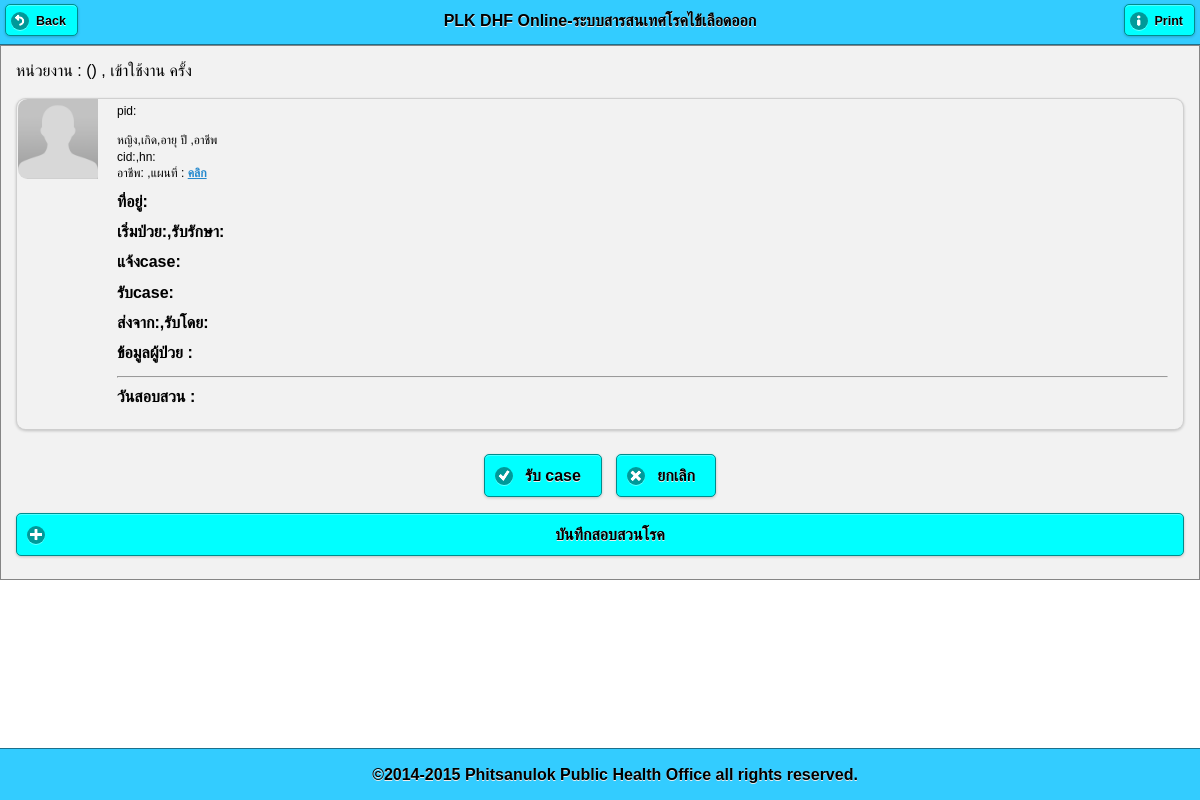
/pt_info.php, run on an earlier commit of the app's database.
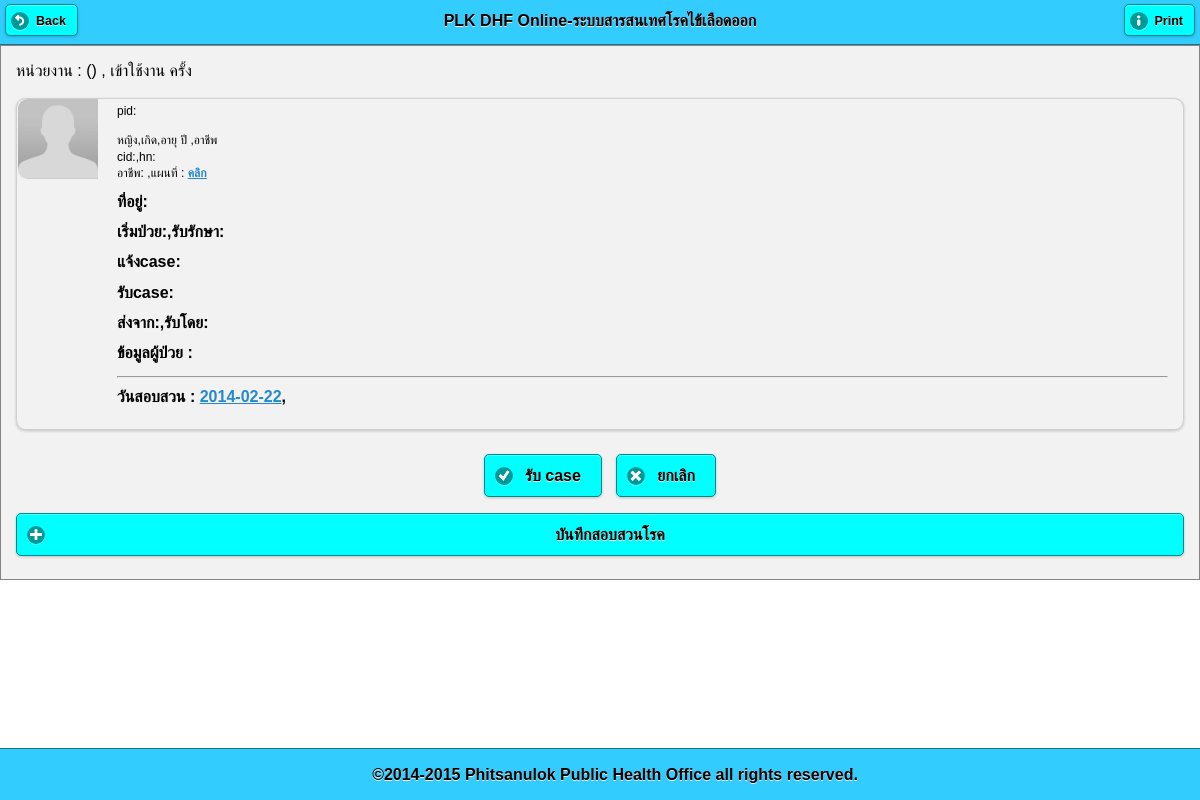
And on a later commit of the database.
### tables this page shows
CREATE TABLE `patient_home` (
  `id` int(11) NOT NULL auto_increment,
  `pid` varchar(255) NOT NULL,
  `datetime_do` datetime NOT NULL default '0000-00-00 00:00:00',
  `lat` varchar(25) default NULL,
  `lng` varchar(25) default NULL,
  `occupat` varchar(255) default NULL,
  `school_workplace` varchar(255) default NULL,
  `date_ill_diff` varchar(11) default NULL,
  `travel_to` varchar(255) default NULL,
  `date_travel` date default NULL,
  `s1` varchar(255) default NULL,
  `f1` varchar(255) default NULL,
  `ci1` varchar(255) default NULL,
  `s2` varchar(255) default NULL,
  `f2` varchar(255) default NULL,
  `ci2` varchar(255) default NULL,
  `s3` varchar(255) default NULL,
  `f3` varchar(255) default NULL,
  `ci3` varchar(255) default NULL,
  `s4` varchar(255) default NULL,
  `f4` varchar(255) default NULL,
  `hi` varchar(255) default NULL,
  `s5` varchar(255) default NULL,
  `f5` varchar(255) default NULL,
  `ci` varchar(255) default NULL,
  `bi` varchar(255) default NULL,
  `chk_spray` varchar(255) default NULL,
  `num_spray_home` varchar(255) default NULL,
  `chk_destroy` varchar(255) default NULL,
  `num_destroy_home` varchar(255) default NULL,
  `chk_meeting` varchar(255) default NULL,
  `chk_campaign` varchar(255) default NULL,
  `chk_other` varchar(255) default NULL,
  `note_other` varchar(255) default NULL,
  `note_env` varchar(255) default NULL,
  `note_sum` varchar(255) default NULL,
  `reporter` varchar(255) default NULL,
  `img_act` varchar(255) default NULL,
  PRIMARY KEY  (`id`)
);

### pt_info.php (the view, shortened to what this page needs)
<?php
$pcucode = $_SESSION['pcucode'];
$pid = $_GET[pid];
?>
<!DOCTYPE html>
<html>
    <head>
        <?php require 'lib.php'; ?>
    </head>
    <body>
        <?php
        $sql2 = "select u.off_name,pt.*,TIMESTAMPDIFF(YEAR,pt.bdate,pt.date_found) AS agey,
rp.pcu_receive,rp.datetime_receive,rp.off_name as off_name_receive,ph.lat,ph.lng from patient_hos pt
LEFT JOIN (select rc.*,uu.pcucode,uu.off_name from receive rc LEFT JOIN user uu on rc.pcu_receive=uu.pcucode ) as rp on pt.pid=rp.pid
LEFT JOIN user u on pt.office_own = u.pcucode
LEFT JOIN patient_home ph on pt.pid = ph.pid and ph.lat
where pt.pid='$pid'";
        $result = mysql_query($sql2);
        $row = mysql_fetch_array($result);
        ?>
        <div data-role="page" id="page-1">
            <div data-role="header" data-position="fixed" data-theme="f">
                <a href="#" data-rel="back"  data-icon="back">Back</a>
                <?php require 'txt_head.php'; ?>
                <a href="#" rel="external" onclick=" window.print();" data-icon="info">Print</a>
            </div>
            <div data-role="content" data-theme="f">
                <?php require 'office_title.php'; ?>
                <ul data-role="listview" data-inset="true">
                    <li data-role="fieldcontain">
                        <img src="img_pt/nopic.png">
                        <p>pid:<?= $row[pid] ?></p>
                        <p><?= $row[sex] == 1 ? 'ชาย' : 'หญิง' ?>,เกิด<?= $row[bdate] ?>,อายุ <?= $row[agey] ?>ปี ,อาชีพ <?= $row[occupat] ?></p>
                        <p>cid:<?= $row[cid] ?>,hn:<?= $row[hn] ?></p>
                        <p>อาชีพ:<?= $row[occupat] . " " . $row[school_workplace] . " " . $row[tel] ?> ,แผนที่ : <a target="_blank" href="http://maps.google.com?q=<?= $row[lat] ?>,<?= $row[lng] ?>">คลิก</a></p>
                        <h3>ที่อยู่:<?= $row[addr_ill] ?></h3>
                        <h3>เริ่มป่วย:<?= $row[date_ill] ?>,รับรักษา:<?= $row[date_found] ?></h3>
                        <h3>แจ้งcase:<?= $row[datetime_send] ?></h3>
                        <h3>รับcase:<?= $row[datetime_receive] ?></h3>
                        <h3>ส่งจาก:<?= $row[off_name] ?>,รับโดย:<?= $row[off_name_receive] ?></h3>
                        <h3>ข้อมูลผู้ป่วย :</h3>
                        <hr>
                        <h4>
                            วันสอบสวน :
                            <?php
                            $result_invest = mysql_query("select id,date(datetime_do) as dtd from patient_home where pid='$pid'");
                            while ($rw = mysql_fetch_array($result_invest)) {
                                ?>
                                <a  href="pt_info_home.php?pid=<?= $pid ?>&id=<?= $rw[id] ?>" rel="external"><?= $rw[dtd] ?></a>,
                                <?php
                            }
                            ?>
                        </h4>
                    </li>
                </ul>
                <?php
                if (empty($row[datetime_receive]) and $_GET[hos_own] <> "y") {
                    ?>
                    <div align="center">
                        <a href="qry_receive_case.php?pid=<?= $row[pid] ?>&pcu_receive=<?= $pcucode ?>" rel="external" data-role="button"  data-icon="check" data-inline="true">รับ case</a>
                        <a href="main_screen.php" rel="external" data-role="button"  data-icon="delete" data-inline="true">ยกเลิก</a>
                    </div>
                    <?php
                }
                ?>
                <?php
                if ($row[pcu_receive] == "$pcucode") {
                    ?>
                    <a href="frm_add_pt_home.php?pid=<?= $row[pid] ?>" rel="external" data-icon ="plus" data-role="button">บันทึกสอบสวนโรค</a>
                    <?php
                }
                ?>
            </div>
            <div data-role="footer" data-position="fixed" data-theme="f"  class="ui-bar" >
                <?php require 'txt_foot.php'; ?>
            </div>
        </div>
    </body>
</html>

### lib.php (shortened to what this page needs)
<link rel="stylesheet" href="lib/jquery.mobile-1.3.2.min.css" />
<link rel="stylesheet" href="themes/theme.css" />

### txt_head.php
<h3>PLK DHF Online-ระบบสารสนเทศโรคไข้เลือดออก</h3>

### office_title.php
<div>
    หน่วยงาน : <?php echo "($_SESSION[level]) $_SESSION[off_name],$_SESSION[pcucode]  เข้าใช้งาน $_SESSION[login_count] ครั้ง"; ?>
</div>

### txt_foot.php
<h4>&copy;2014-2015 Phitsanulok Public Health Office all rights reserved.</h4>

### themes/theme.css (style rules this page uses)
html { font-size: 100%; }
body, input, select, textarea, button, .ui-btn { font-size: 1em; line-height: 1.3; font-family: sans-serif ; }
.ui-field-contain { border-bottom-color: #828282; border-bottom-color: rgba(0,0,0,.15); border-bottom-width: 1px; border-bottom-style: solid; }
.ui-btn, label.ui-btn { font-weight: bold; border-width: 1px; border-style: solid; }
.ui-btn:link { text-decoration: none !important; }
.ui-corner-all { -webkit-border-radius: .6em ; border-radius: .6em ; }
.ui-btn-corner-all, .ui-btn.ui-corner-all, .ui-slider-track.ui-corner-all, .ui-flipswitch.ui-corner-all, .ui-li-count { -webkit-border-radius: .3125em ; border-radius: .3125em ; }
.ui-btn-corner-all, .ui-corner-all { -webkit-background-clip: padding; background-clip: padding-box; }
.ui-shadow { -webkit-box-shadow: 0 1px 3px rgba(0,0,0,.2) ; -moz-box-shadow: 0 1px 3px rgba(0,0,0,.2) ; box-shadow: 0 1px 3px rgba(0,0,0,.2) ; }
.ui-btn-icon-left:after, .ui-btn-icon-right:after, .ui-btn-icon-top:after, .ui-btn-icon-bottom:after, .ui-btn-icon-notext:after { background-color: #666666 ; background-color: rgba(0,0,0,.3) ; background-position: center center; background-repeat: no-repeat; -webkit-border-radius: 1em; border-radius: 1em; }
.ui-overlay-c, .ui-page-theme-c, .ui-page-theme-c .ui-panel-wrapper { background: #f9f9f9 ; border-color: #bbbbbb ; color: #333333 ; text-shadow: 0 1px 0 #f3f3f3 ; }
.ui-body-c, .ui-page-theme-c .ui-body-inherit, html .ui-bar-c .ui-body-inherit, html .ui-body-c .ui-body-inherit, html body .ui-group-theme-c .ui-body-inherit, html .ui-panel-page-container-c { background: #ffffff ; border-color: #dddddd ; color: #333333 ; text-shadow: 0 1px 0 #f3f3f3 ; }
.ui-body-c { border-width: 1px; border-style: solid; }
.ui-page-theme-c a, html .ui-bar-c a, html .ui-body-c a, html body .ui-group-theme-c a { color: #3388cc ; font-weight: bold; }
.ui-page-theme-c .ui-btn, html .ui-bar-c .ui-btn, html .ui-body-c .ui-btn, html body .ui-group-theme-c .ui-btn, html head + body .ui-btn.ui-btn-c, .ui-page-theme-c .ui-btn:visited, html .ui-bar-c .ui-btn:visited, html .ui-body-c .ui-btn:visited, html body .ui-group-theme-c .ui-btn:visited, html head + body .ui-btn.ui-btn-c:visited { background: #f6f6f6 ; border-color: #dddddd ; color: #333333 ; text-shadow: 0 1px 0 #f3f3f3 ; }
.ui-bar-f, .ui-page-theme-f .ui-bar-inherit, html .ui-bar-f .ui-bar-inherit, html .ui-body-f .ui-bar-inherit, html body .ui-group-theme-f .ui-bar-inherit { background: #33ccff ; border-color: #1c708c ; color: #000000 ; text-shadow: 0 1px 0 #eeeeee ; font-weight: bold; }
.ui-bar-f { border-width: 1px; border-style: solid; }
.ui-body-f, .ui-page-theme-f .ui-body-inherit, html .ui-bar-f .ui-body-inherit, html .ui-body-f .ui-body-inherit, html body .ui-group-theme-f .ui-body-inherit, html .ui-panel-page-container-f { background: #f2f2f2 ; border-color: #858585 ; color: #000000 ; text-shadow: 0 1px 0 #eeeeee ; }
.ui-body-f { border-width: 1px; border-style: solid; }
.ui-page-theme-f a, html .ui-bar-f a, html .ui-body-f a, html body .ui-group-theme-f a { color: #000000 ; font-weight: bold; }
.ui-page-theme-f .ui-btn, html .ui-bar-f .ui-btn, html .ui-body-f .ui-btn, html body .ui-group-theme-f .ui-btn, html head + body .ui-btn.ui-btn-f, .ui-page-theme-f .ui-btn:visited, html .ui-bar-f .ui-btn:visited, html .ui-body-f .ui-btn:visited, html body .ui-group-theme-f .ui-btn:visited, html head + body .ui-btn.ui-btn-f:visited { background: #00ffff ; border-color: #008c8c ; color: #000000 ; text-shadow: 0 1px 0 #eeeeee ; }

What changed in the data, as far as the page shows it:
added patient_home: rw "2014-02-22"
